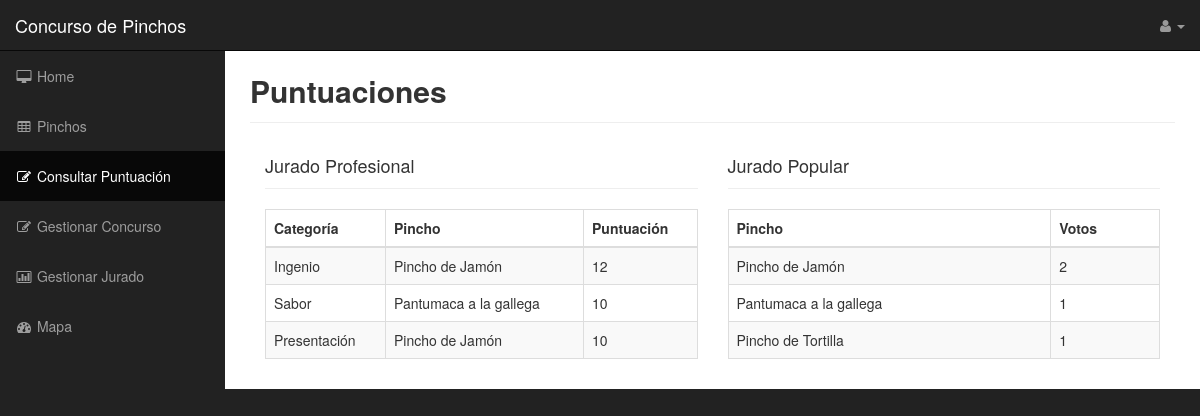
/controlador.php?controller=admins&action=consultarPuntuacion, run on an earlier commit of the app's database.
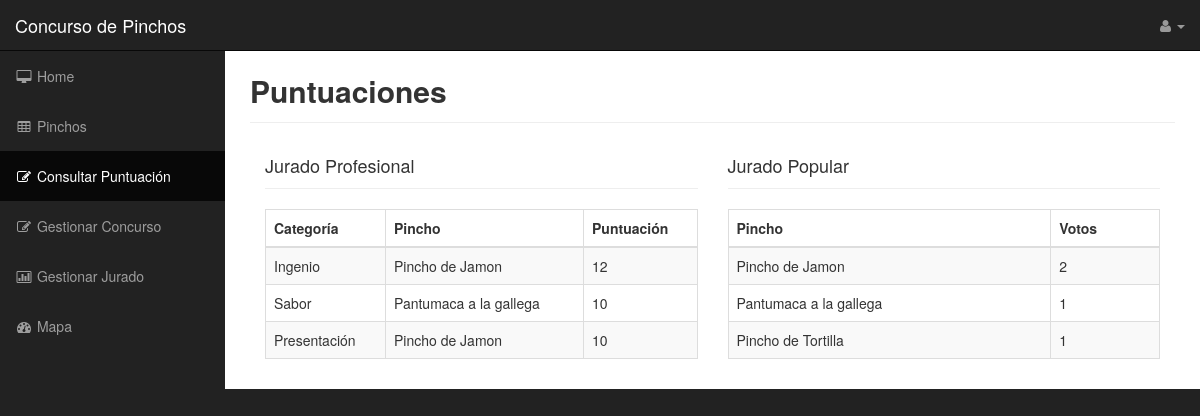
And on a later commit of the database.
### tables this page shows
CREATE TABLE IF NOT EXISTS `Pincho` (
  `idPincho` INT NOT NULL,
  `nombre` VARCHAR(45) NOT NULL,
  `descripcion` VARCHAR(200) NOT NULL,
  `ingredientes` VARCHAR(45) NOT NULL,
  `foto` VARCHAR(45) NULL,
  `precio` VARCHAR(45) NOT NULL,
  `Concurso_nombre` VARCHAR(45) NOT NULL,
  `estado` TINYINT(1) NOT NULL,
  `Establecimiento_nombre` VARCHAR(20) NOT NULL,
  PRIMARY KEY (`idPincho`),
  CONSTRAINT `fk_Pincho_Concurso1`
    FOREIGN KEY (`Concurso_nombre`)
    REFERENCES `Concurso` (`nombre`)
    ON DELETE NO ACTION
    ON UPDATE NO ACTION,
  CONSTRAINT `fk_Pincho_Establecimiento1`
    FOREIGN KEY (`Establecimiento_nombre`)
    REFERENCES `Establecimiento` (`nombre`)
    ON DELETE NO ACTION
    ON UPDATE NO ACTION);

### Controller/AdminsController.php (called while the page is built, shortened)
<?php
	class AdminsController extends BaseController
	{
		public function consultarPuntuacion(){
			$idIngenio = mysql_query("SELECT SUM(puntuacion),Pincho_idPincho FROM voto WHERE categoria = 'ingenio' GROUP BY Pincho_idPincho ORDER BY 1 DESC");
			if ($idIngenio == NULL) {
				$idIngenio = " ";
			} else {
				$idIngenio = mysql_fetch_array($idIngenio);
				$puntuacionIngenio = $idIngenio[0];
				$idIngenio = $idIngenio[1];
				$nombreIngenio = mysql_query("SELECT nombre FROM pincho WHERE idPincho = '$idIngenio'");
				$nombreIngenio = mysql_fetch_array($nombreIngenio);
				$nombreIngenio = $nombreIngenio[0];
			}
			$idSabor = mysql_query("SELECT SUM(puntuacion),Pincho_idPincho FROM voto WHERE categoria = 'sabor' GROUP BY Pincho_idPincho ORDER BY 1 DESC");
			if ($idSabor == NULL) {
				$idSabor = " ";
			} else {
				$idSabor = mysql_fetch_array($idSabor);
				$puntuacionSabor = $idSabor[0];
				$idSabor = $idSabor[1];
				$nombreSabor = mysql_query("SELECT nombre FROM pincho WHERE idPincho = '$idSabor'");
				$nombreSabor = mysql_fetch_array($nombreSabor);
				$nombreSabor = $nombreSabor[0];
			}
			$idPresentacion = mysql_query("SELECT SUM(puntuacion),Pincho_idPincho FROM voto WHERE categoria = 'presentacion' GROUP BY Pincho_idPincho ORDER BY 1 DESC");
			if ($idPresentacion == NULL) {
				$idPresentacion = " ";
			} else {
				$idPresentacion = mysql_fetch_array($idPresentacion);
				$puntuacionPresentacion = $idPresentacion[0];
				$idPresentacion = $idPresentacion[1];
				$nombrePresentacion = mysql_query("SELECT nombre FROM pincho WHERE idPincho = '$idPresentacion'");
				$nombrePresentacion = mysql_fetch_array($nombrePresentacion);
				$nombrePresentacion = $nombrePresentacion[0];
			}
			$pinchosPopular = mysql_query("SELECT SUM(puntuacion),Pincho_idPincho,nombre FROM voto,pincho WHERE categoria = 'popular' AND idPincho = Pincho_idPincho GROUP BY Pincho_idPincho ORDER BY 1 DESC");
			$cont = 0;
			while($cont<=2 && $pinchos = mysql_fetch_array($pinchosPopular)){
				$nombresPopular[$cont] = $pinchos[2];
				$votosPopular[$cont] = $pinchos[0];
				$cont++;
			}
			require_once(__DIR__."/../View/Admins/consultarPuntuacion.php");
		}
	}
?>

### controlador.php (called while the page is built, shortened)
<?php
	function run() {
	  try {
		$controller = loadController($_GET["controller"]);
		$actionName = $_GET["action"];
		$controller->$actionName();
	  } catch(Exception $ex) {
		die("An exception occured!!!!!".$ex->getMessage());
	  }
	}
	function loadController($controllerName) {
	  return new $controllerClassName();
	}
	run();
?>

### View/Admins/consultarPuntuacion.php (the view, shortened to what this page needs)
<?php
	$usuario=$_SESSION['usuario'];
?>
<!DOCTYPE html>
<html lang="en">
<head>
    <link href="$_SERVER['DOCUMENT_ROOT']./../webroot/css/bootstrap.min.css" rel="stylesheet">
    <link href="$_SERVER['DOCUMENT_ROOT']./../webroot/css/sb-admin.css" rel="stylesheet">
    <link href="$_SERVER['DOCUMENT_ROOT']./../webroot/font-awesome-4.1.0/css/font-awesome.min.css" rel="stylesheet" type="text/css">
</head>
<body>
    <div id="wrapper">
        <nav class="navbar navbar-inverse navbar-fixed-top" role="navigation">
            <div class="navbar-header">
                <a class="navbar-brand" href="index.html">Concurso de Pinchos</a>
            </div>
            <ul class="nav navbar-right top-nav">
                <li class="dropdown">
                    <a href="#" class="dropdown-toggle" data-toggle="dropdown"><i class="fa fa-user"></i> <?php echo $usuario; ?> <b class="caret"></b></a>
                </li>
            </ul>
            <div class="collapse navbar-collapse navbar-ex1-collapse">
                <ul class="nav navbar-nav side-nav">
					<li>
                        <a href="./View/Admins/homeAdmin.php"><i class="fa fa-fw fa-desktop"></i> Home</a>
                    </li>
					<li>
                        <a href="../../controlador.php?controller=admins&amp;action=validarPincho"><i class="fa fa-fw fa-table"></i> Pinchos</a>
                    </li>
                    <li class="active">
                        <a href="../../controlador.php?controller=admins&amp;action=consultarPuntuacion"><i class="fa fa-fw fa-edit"></i> Consultar Puntuación</a>
                    </li>
                    <li>
                        <a href="#"><i class="fa fa-fw fa-edit"></i> Gestionar Concurso</a>
                    </li>
                   	<li>
                        <a href="#"><i class="fa fa-fw fa-bar-chart-o"></i> Gestionar Jurado</a>
                    </li>
                    <li>
                        <a href="#"><i class="fa fa-fw fa-dashboard"></i> Mapa</a>
                    </li>
                </ul>
            </div>
        </nav>
        <div id="page-wrapper">
            <div class="container-fluid">
                <div class="row">
                    <div class="col-lg-12">
						<div class="page-header">
                        	<span style="font-size:30px"><strong> Puntuaciones </strong></span>
                        </div>
                        <div class="col-lg-6">
                            <div class="page-header">
                                <span style="font-size:18px"> Jurado Profesional </span>
                            </div>
                            <div class="table-responsive">
                                <table class="table table-bordered table-hover table-striped">
                                    <thead>
                                        <tr>
                                            <th>Categoría</th>
                                            <th>Pincho</th>
                                            <th>Puntuación</th>
                                        </tr>
                                    </thead>
                                    <tbody>
                                        <tr>
                                            <td>Ingenio</td>
                                            <td><?php echo $nombreIngenio; ?></td>
                                            <td><?php echo $puntuacionIngenio; ?></td>
                                        </tr>
                                        <tr>
                                            <td>Sabor</td>
                                            <td><?php echo $nombreSabor; ?></td>
                                            <td><?php echo $puntuacionSabor; ?></td>
                                        </tr>
                                        <tr>
                                            <td>Presentación</td>
                                            <td><?php echo $nombrePresentacion; ?></td>
                                            <td><?php echo $puntuacionPresentacion; ?></td>
                                        </tr>
                                    </tbody>
                                </table>
                            </div>
                        </div>
                        <div class="col-lg-6">
                            <div class="page-header">
                                <span style="font-size:18px"> Jurado Popular </span>
                            </div>
                            <div class="table-responsive">
                                <table class="table table-bordered table-hover table-striped">
                                    <thead>
                                        <tr>
                                            <th>Pincho</th>
                                            <th>Votos</th>
                                        </tr>
                                    </thead>
                                    <tbody>
                                        <tr>
                                            <td><?php echo $nombresPopular[0]; ?></td>
                                            <td><?php echo $votosPopular[0]; ?></td>
                                        </tr>
                                        <tr>
                                            <td><?php echo $nombresPopular[1]; ?></td>
                                            <td><?php echo $votosPopular[1]; ?></td></tr>
                                        <tr>
                                            <td><?php echo $nombresPopular[2]; ?></td>
                                            <td><?php echo $votosPopular[2]; ?></td>
                                        </tr>
                                    </tbody>
                                </table>
                            </div>
                        </div>
                    </div>
                </div>
            </div>
        </div>
    </div>
</body>
</html>

### webroot/css/sb-admin.css (style rules this page uses)
body { margin-top: 100px; background-color: #222; }
@media (min-width:768px) { body { margin-top: 50px; } }
#wrapper { padding-left: 0; }
#page-wrapper { width: 100%; padding: 0; background-color: #fff; }
@media (min-width:768px) { #wrapper { padding-left: 225px; } }
@media (min-width:768px) { #page-wrapper { padding: 10px; } }
.top-nav { padding: 0 15px; }
.top-nav>li { display: inline-block; float: left; }
.top-nav>li>a { padding-top: 15px; padding-bottom: 15px; line-height: 20px; color: #999; }
@media (min-width:768px) { .side-nav { position: fixed; top: 51px; left: 225px; width: 225px; margin-left: -225px; border: none; border-radius: 0; overflow-y: auto; background-color: #222; } }
@media (min-width:768px) { .side-nav>li>a { width: 225px; } }

What changed in the data, as far as the page shows it:
changed pincho: nombre "Pincho de Jamón" → "Pincho de Jamon"
Also different on the page:
$nombresPopular[0]: "Pincho de Jamón" → "Pincho de Jamon"
